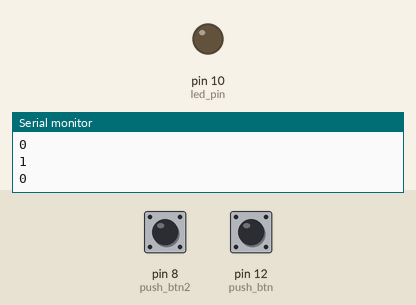
Bench run of a sketch on a simulated Arduino Uno, built with avr-gcc and run on an emulated ATmega328P. On the bench: output pins drawn as LEDs (lit = HIGH), the last lines printed to the serial monitor. Inputs (shaded band) come from the test bench; at power-on: pin 12 (push_btn) LOW, pin 8 (push_btn2) HIGH.

Above: at 3.8 s.
3.9 s: pin 12 (push_btn) pulled HIGH for 1.3 s
At 4.3 s:
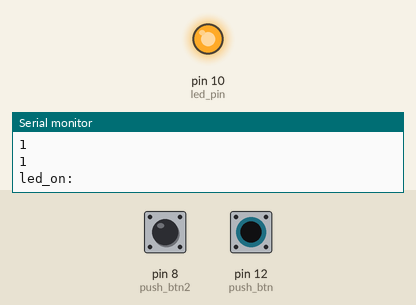
6.7 s: pin 8 (push_btn2) pulled LOW for 1.3 s
At 7.8 s:
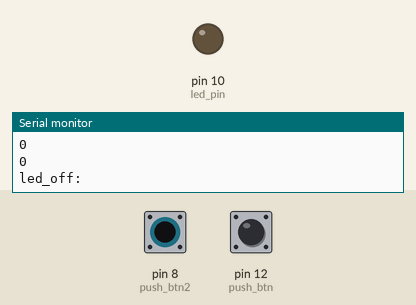
9.5 s: pin 12 (push_btn) pulled HIGH for 3.2 s
At 11.3 s:
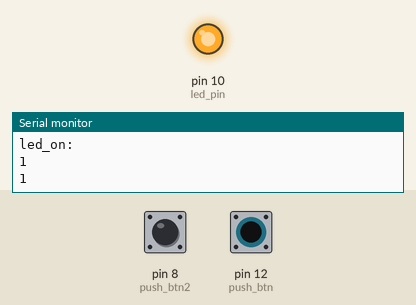
14.2 s: pin 8 (push_btn2) pulled LOW for 3.2 s
At 16.3 s:
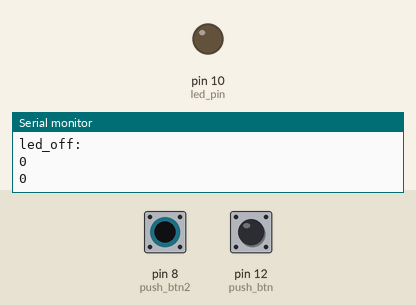
Timing chart, 0 to 17.8 s (numbered marks = the images above; inputs shaded):
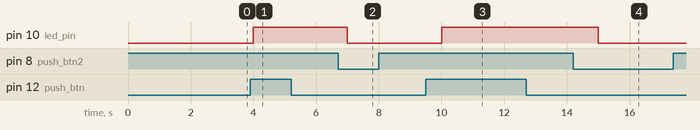

Measured:
- after the input at 3.9 s, pin 10 (led_pin): LOW → HIGH after 0.10 s
- after the input at 6.7 s, pin 10 (led_pin): HIGH → LOW after 0.30 s
- after the input at 9.5 s, pin 10 (led_pin): LOW → HIGH after 0.50 s
- after the input at 14.2 s, pin 10 (led_pin): HIGH → LOW after 0.80 s

The sketch:

pullupButtonTest.ino
```cpp
int push_btn2 =8;
int push_state2 = 0;

int push_btn = 12;
int btn_state =0;
int led_state=0;
int led_pin= 10;
void setup() {
  Serial.begin(9600);
  pinMode(push_btn,INPUT);
  pinMode(led_pin,OUTPUT);
  pinMode(push_btn2,INPUT);
}

void loop() {
  delay(1000);
  // 입력핀으로 설정한 12번 핀읜 입력된 현재 값을 읽어서 btn_state에 저장하기
  push_state2 = digitalRead(push_btn2);
  Serial.println(push_state2);
    btn_state = digitalRead(push_btn);
    Serial.println(btn_state);
 if(btn_state == HIGH) {
    if(led_state == 0){
      digitalWrite(led_pin,HIGH);
      led_state = 1;// led의 상태값을 다시 설정
      Serial.println("led_on:");
    }
 }
 if(push_state2 == LOW) {
  if(led_state == 1) {
      digitalWrite(led_pin,LOW);
      led_state = 0;// led의 상태값을 다시 설정
      Serial.println("led_off:");
  }
 }

}
```
